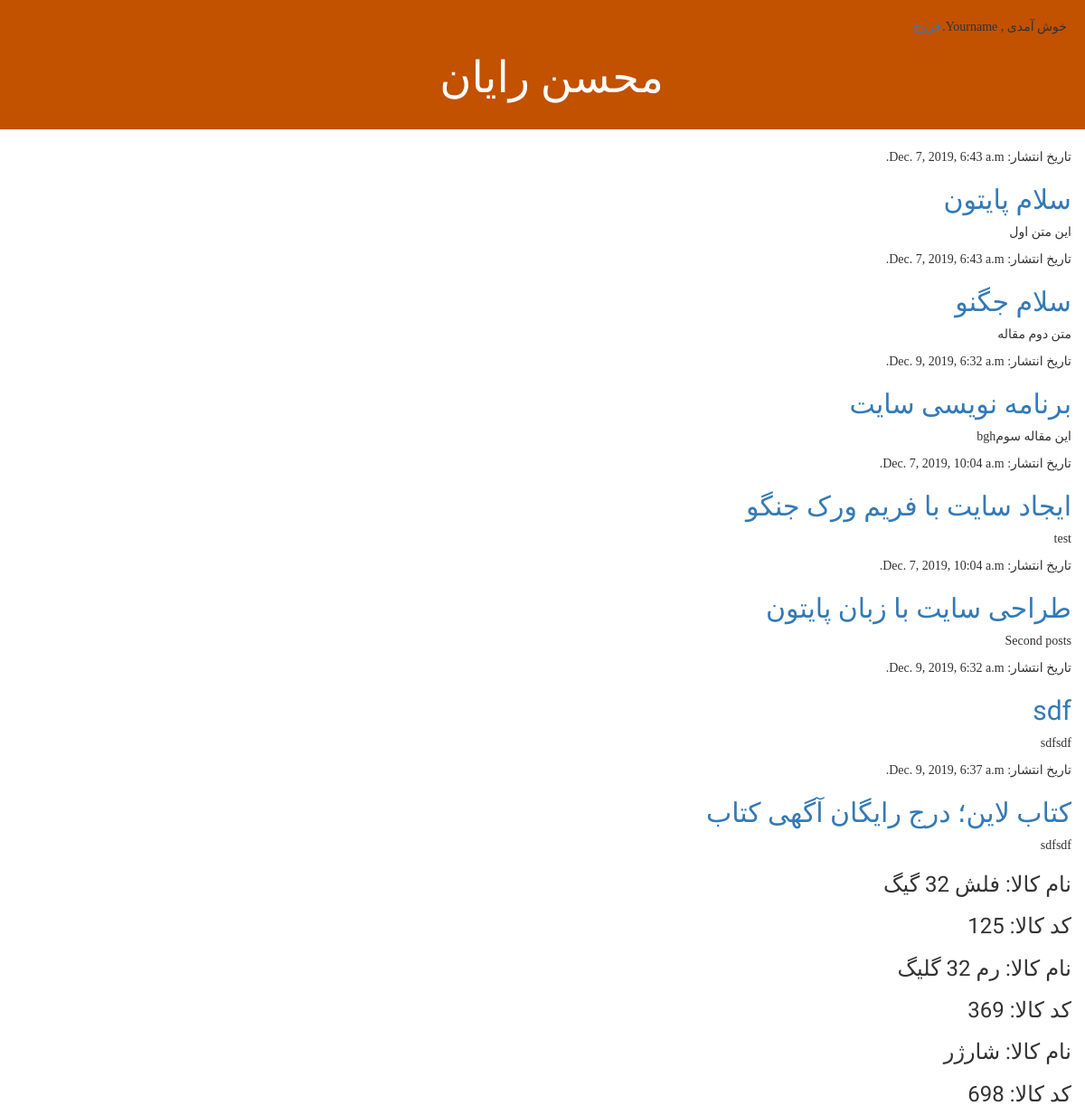
Page /list (signed in) on the earlier database version.
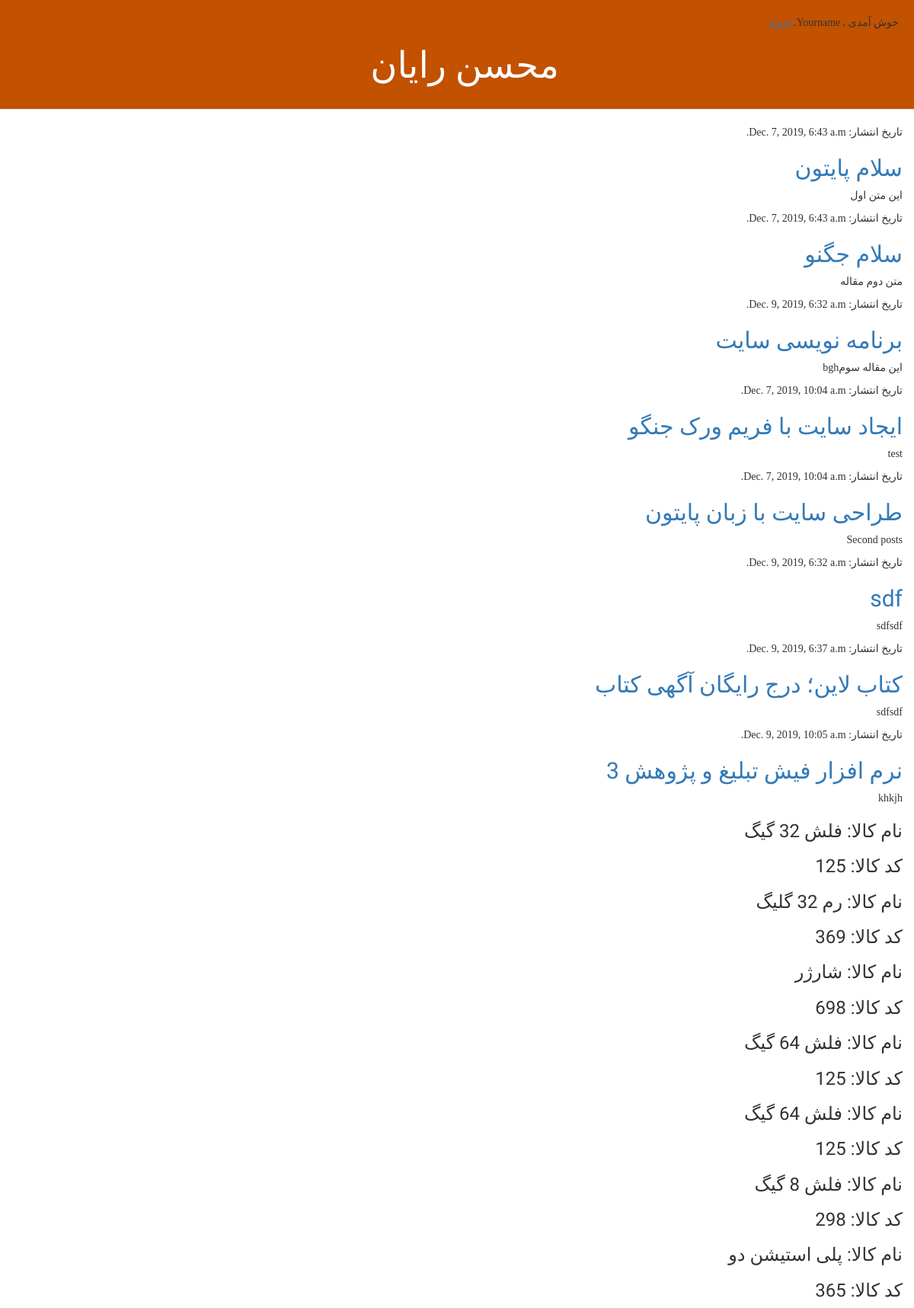
Same page on the later database version.
### blog/models.py (models this page shows, shortened)
class Post(models.Model):
    author = models.ForeignKey(settings.AUTH_USER_MODEL, on_delete=models.CASCADE)
    title = models.CharField(max_length=200)
    text = models.TextField()
    created_date = models.DateTimeField(default=timezone.now)
    published_date = models.DateTimeField(blank=True, null=True)

class Product(models.Model):
    name = models.CharField(max_length=200)
    code = models.IntegerField()
    created_date = models.DateTimeField(default=timezone.now)
    category = models.ForeignKey(Category, on_delete=models.CASCADE, blank=True)

### blog/views.py (the view)
# urls.py: path('list', views.post_list, name='post_list'),
@login_required(login_url='login')
def post_list(request):
    posts = Post.objects.all()
    products = Product.objects.all()
    return render(request, 'blog/post_list.html', {'posts': posts,'products':products})

### blog/templates/blog/post_list.html
{% extends 'blog/base.html' %}
{% block content %}
{% for post in posts %}
    <div>
        <p>تاریخ انتشار: {{ post.published_date }}</p>
        <h2><a href="{% url 'post_detail' pk=post.pk %}">{{ post.title }}</a></h2>
        <p>{{ post.text|linebreaksbr }}</p>
    </div>
{% endfor %}
{% for product in products %}
    <div>
        <h3>نام کالا: {{ product.name }}</h3>
        <h3>کد کالا: {{ product.code }}</h3>
    </div>
{% endfor %}
{% endblock %}

Differences in the rows shown:
added Post: published_date "Dec. 9, 2019, 10:05 a.m.", title "نرم افزار فیش تبلیغ و پژوهش 3", text "khkjh"
added Product: name "فلش 64 گیگ", code "125"
added Product: name "فلش 64 گیگ", code "125"
added Product: name "فلش 8 گیگ", code "298"
added Product: name "پلی استیشن دو", code "365"
